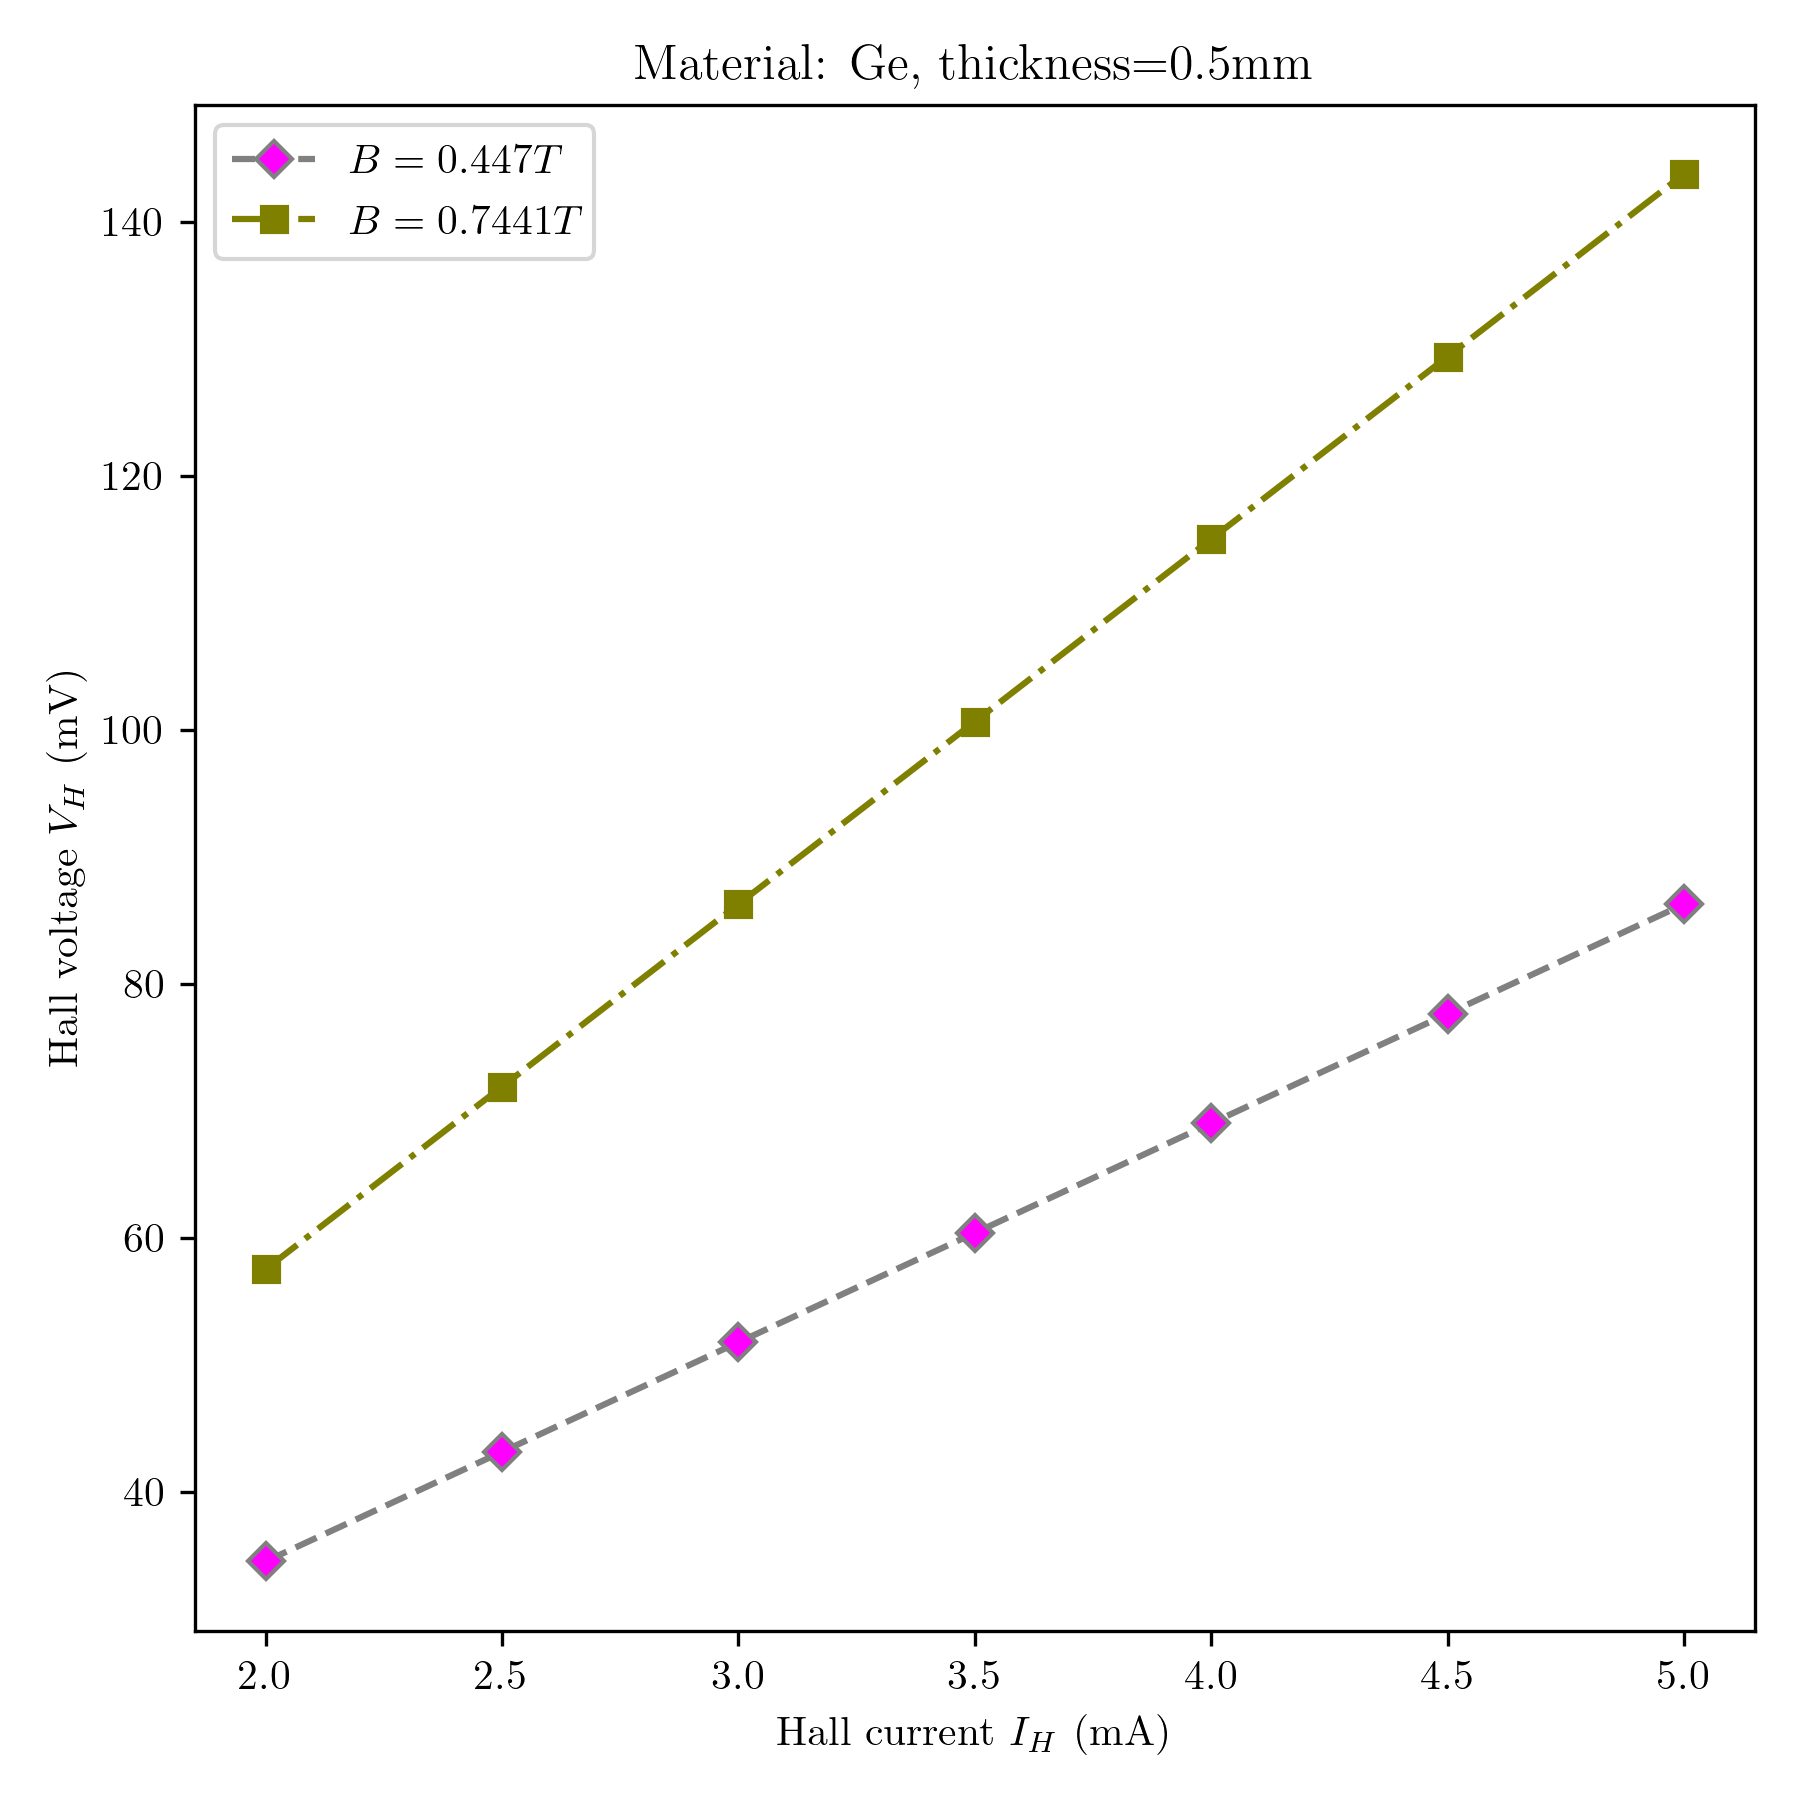

Python code for this plot:
import matplotlib.pyplot as plt
import pandas as pd
import numpy as np

from matplotlib import rc

rc('text', usetex=True)
rc('font', **{'family': 'serif', 'serif': ['Computer Modern']})

# at B = 0.4447 T
B_3 = 0.4447
v_h_3 = np.array([34.507, 43.133, 51.760, 60.378, 69.014, 77.64, 86.267])
# at B = 0.7441 T
B_5 = 0.7441
v_h_5 = np.array([57.511, 71.889, 86.267, 100.645, 115.025, 129.4, 143.778])
# hall current (in specimen)
i_h = np.linspace(2.0, 5.0, 7)

#thickness
t = 0.5e-3 # in mm
r_h_3 = (v_h_3*t)/(i_h*B_3)
r_h_5 = (v_h_5*t)/(i_h*B_5)
print('Value for hall coeff:', [r_h_3[0], r_h_5[0]])
charge=1.6e-19
carrier_conc = 1/(r_h_3*charge)
print('Carrier density=', carrier_conc)
fig = plt.figure(figsize=(6,6))
plt.plot(i_h, v_h_3, color='gray', mfc='magenta', marker='D', linestyle='--', label=r'$B=0.447 T$')
plt.plot(i_h, v_h_5, color='olive', linestyle='-.', marker='s', label=r'$B=0.7441 T$')
plt.legend()

plt.title('Material: Ge, thickness=0.5mm')
plt.xlabel('Hall current $I_H$ (mA)')
plt.ylabel('Hall voltage $V_H$ (mV)')

plt.tight_layout()

plt.savefig('hall_effect.png', dpi=300)
plt.show()
